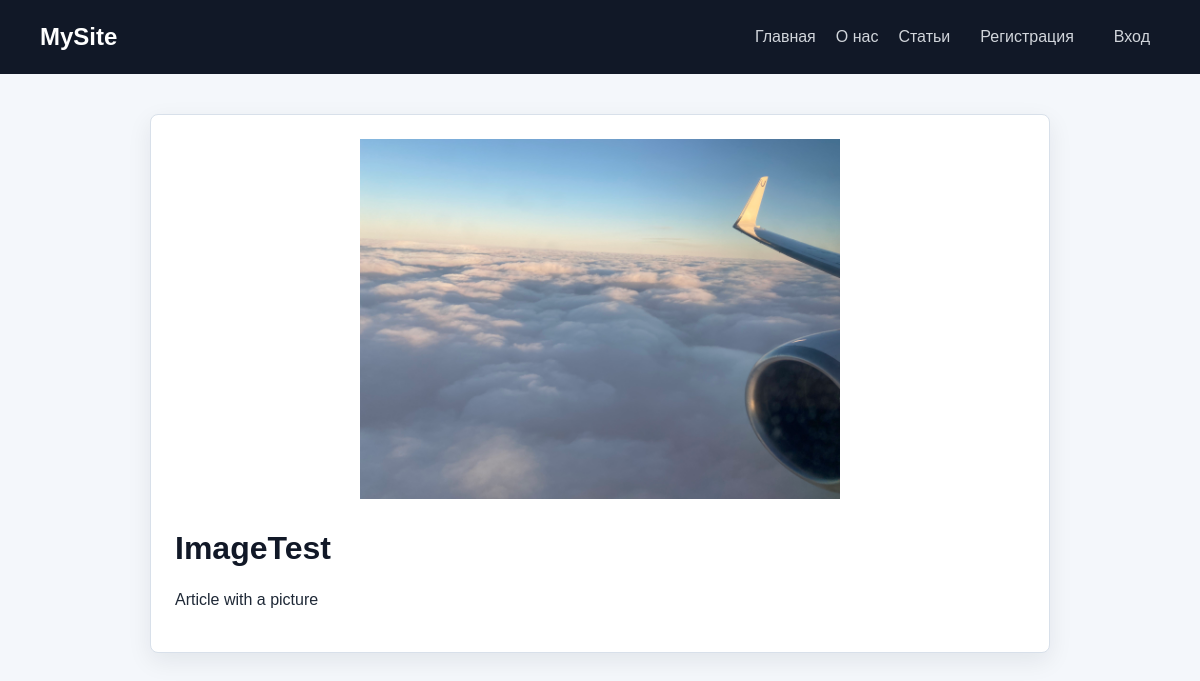
/articles/imagefirts, run on the app's committed database.
### articles/models.py (models this page shows, shortened)
class Article(models.Model):
    title = models.CharField(max_length=200)
    slug = models.SlugField()
    body = models.TextField()
    date = models.DateTimeField(auto_now_add= True)
    thumbnail = models.ImageField(upload_to='images/', blank=True)

### articles/views.py (the view)
# urls.py: path('<slug:slug>', views.article_item, name = 'article_detail'),
def article_item(request, slug):
    article = Article.objects.get(slug=slug)
    return render(request, 'articles/article_item.html', {'article': article})

### articles/templates/articles/article_item.html (shortened to what this page needs)
{% extends "base_layout.html" %}
{%block content%}
<main>
    <div class="article_details">
        {% if article.thumbnail %}
            <img class="article_thumbnail" src="{{ article.thumbnail.url }}" alt="{{ article.title }}">
        {% endif %}
        <h1> {{article.title}}</h1>
        <p> {{article.body}}</p>
    </div>
</main>
{%endblock content%}

### static/css/style.css (style rules this page uses)
* { box-sizing: border-box; }
body { margin: 0; background: #f4f7fb; color: #1f2937; font-family: Arial, sans-serif; line-height: 1.6; }
main { width: min(900px, calc(100% - 32px)); margin: 40px auto; }
.article__item, .article_details { padding: 24px; border: 1px solid #d8e0ea; border-radius: 8px; background: #ffffff; box-shadow: 0 8px 24px rgba(15, 23, 42, 0.08); }
.article_thumbnail { display: block; width: min(100%, 520px); max-height: 360px; height: auto; margin: 0 auto 24px; border-radius: 8px; object-fit: contain; }
.article__item h2, .article_details h1 { margin: 0 0 12px; color: #111827; }
.article__item p, .article_details p { margin: 0 0 16px; }

### data on the page
Article: thumbnail (picture), title "ImageTest", body "Article with a picture"
